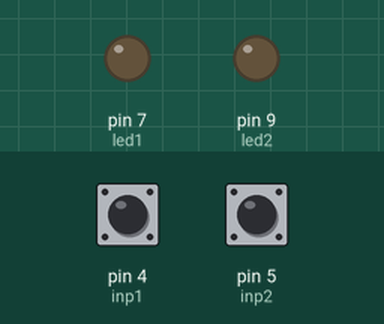
A sketch run on a simulated Arduino Uno, built with avr-gcc and run on an emulated ATmega328P. Shown: output pins drawn as LEDs (lit = HIGH). The inputs (shaded band) are chosen by the test bench; at power-on: pin 4 (inp1) HIGH, pin 5 (inp2) HIGH.

Above: at 1.2 s.
1.3 s: pin 4 (inp1) pulsed LOW 5 times (0.12 s each, 0.3 s apart)
At 4.0 s:
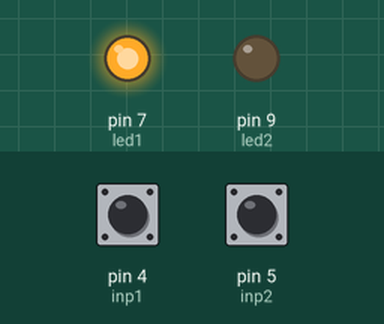
Timing chart, 0 to 5.5 s (numbered marks = the images above; inputs shaded):
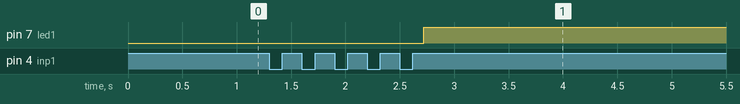

Measured:
- after the input at 1.3 s, pin 7 (led1): LOW → HIGH after 1.4 s

The sketch:

dual_multipress_switch_dumbsafe.ino
```cpp
int led1 = 7;
int led2 = 9;

int inp1 = 4;
int inp2 = 5;

int counter1 = 0;
int counter2 = 0;

int dumbDelay = 100; //ms

void setup() {
  pinMode(inp1, INPUT_PULLUP);
  pinMode(inp2, INPUT_PULLUP);

  pinMode(led1, OUTPUT);
  pinMode(led2, OUTPUT);
}

void loop() {
  if (handleClick(inp1)) counter1++;
  if (handleClick(inp2)) counter2++;

  if (counter1 > 5-1 || counter2 > 8-1) {
    ledOn(led1);
  }
}

bool handleClick(int buttonID) {
  if (digitalRead(buttonID) == LOW) {
    delay(dumbDelay);
    while (digitalRead(buttonID) == LOW);
    delay(dumbDelay);
    return true;
  }
  return false;
}

void ledOn(int ledID) {
  digitalWrite(ledID, HIGH);
}

void ledOff(int ledID) {
  digitalWrite(ledID, LOW);
}
```
